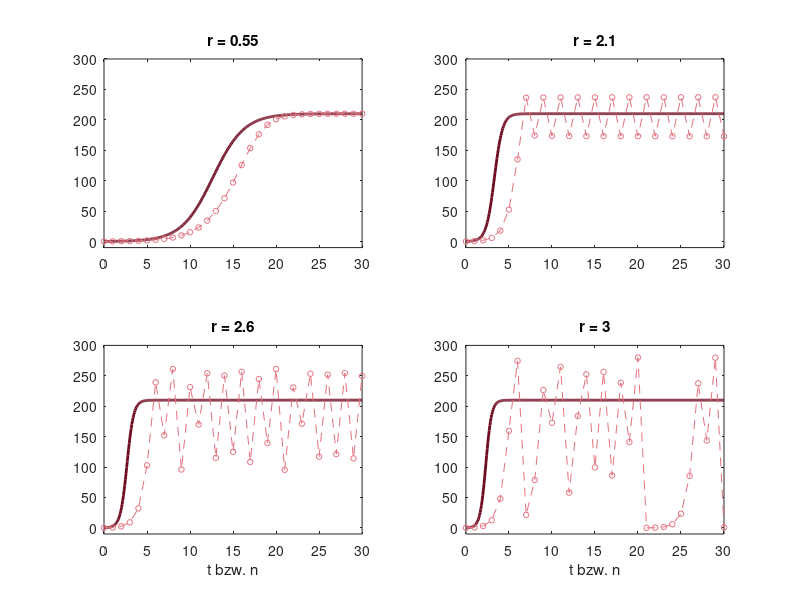

Recreate this plot in MATLAB.
% Abb. 3.13: kontinuierliches und zeitdiskretes logistisches Modell (Buch, Abschnitt 3.2, Gl. 3.20)
% Linie: Lösung von dx/dt = r (1 - x/K) x;  Punkte: x_{n+1} = x_n + r x_n (1 - x_n/K);  K = 210, x0 = 0.2
% (c) 2026 Philipp Kügler · Programm zum Buch „Dynamische Systeme in den Lebenswissenschaften“ · MIT-Lizenz (siehe LICENSE)
K = 210; x0 = 0.2;
t = linspace(0, 30, 400); rs = [0.55 2.1 2.6 3.0];
for i = 1:4
    r = rs(i);
    subplot(2, 2, i);
    plot(t, x0 * K ./ (x0 + (K - x0) * exp(-r * t)), 'Color', [0.43 0.04 0.12], 'LineWidth', 2); hold on
    x = zeros(1, 31); x(1) = x0;
    for n = 1:30
        x(n + 1) = x(n) + r * x(n) * (1 - x(n) / K);
    end
    plot(0:30, x, '--o', 'Color', [0.89 0.44 0.49], 'MarkerSize', 4); hold off
    title(sprintf('r = %g', r)); ylim([-10 300]);
    if i > 2, xlabel('t bzw. n'); end
    fprintf('r = %g: x_27 ... x_30 = %s\n', r, sprintf('%.1f  ', x(28:31)));
end
